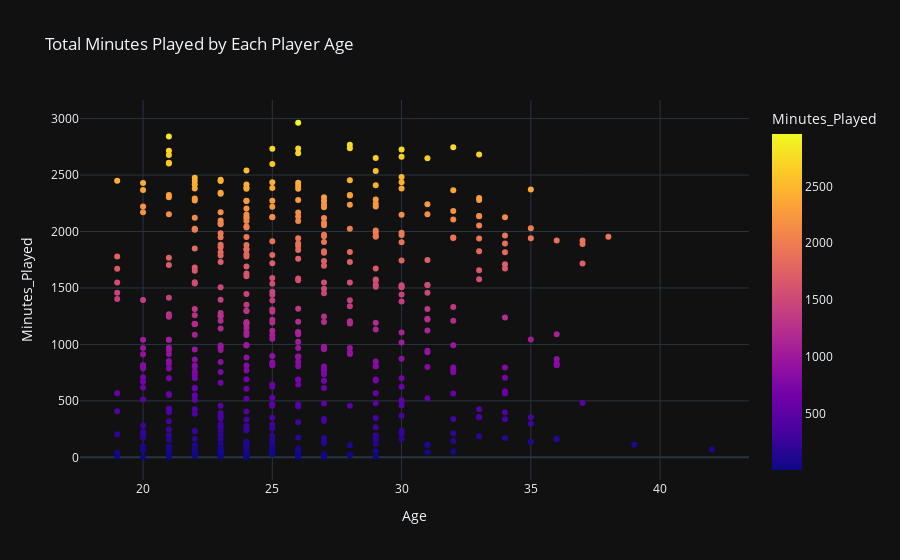

The cell this chart's notebook holds for it:
### Code cell
Field_Goal_Percentage=px.scatter(df,x='Age',y='Minutes_Played',color='Minutes_Played',template='plotly_dark',title='Total Minutes Played by Each Player Age')
Field_Goal_Percentage.show()

### Figure 1 — Plotly figure (JSON) as saved in the notebook; plotly's stock layout.template omitted (floating-point values rounded to 4 significant figures; data arrays with more than 128 entries replaced by an {"elided": "..."} marker saying what was removed)
{"data": [{"hovertemplate": "Age=%{x}<br>Minutes_Played=%{marker.color}<extra></extra>", "legendgroup": "", "marker": {"color": {"elided": "539 float values"}, "coloraxis": "coloraxis", "symbol": "circle"}, "mode": "markers", "name": "", "orientation": "v", "showlegend": false, "type": "scatter", "x": {"elided": "539 int values"}, "xaxis": "x", "y": {"elided": "539 float values"}, "yaxis": "y"}], "layout": {"coloraxis": {"colorbar": {"title": {"text": "Minutes_Played"}}, "colorscale": [[0, "#0d0887"], [0.1111, "#46039f"], [0.2222, "#7201a8"], [0.3333, "#9c179e"], [0.4444, "#bd3786"], [0.5556, "#d8576b"], [0.6667, "#ed7953"], [0.7778, "#fb9f3a"], [0.8889, "#fdca26"], [1, "#f0f921"]]}, "legend": {"tracegroupgap": 0}, "title": {"text": "Total Minutes Played by Each Player Age"}, "xaxis": {"anchor": "y", "domain": [0, 1], "title": {"text": "Age"}}, "yaxis": {"anchor": "x", "domain": [0, 1], "title": {"text": "Minutes_Played"}}}}
